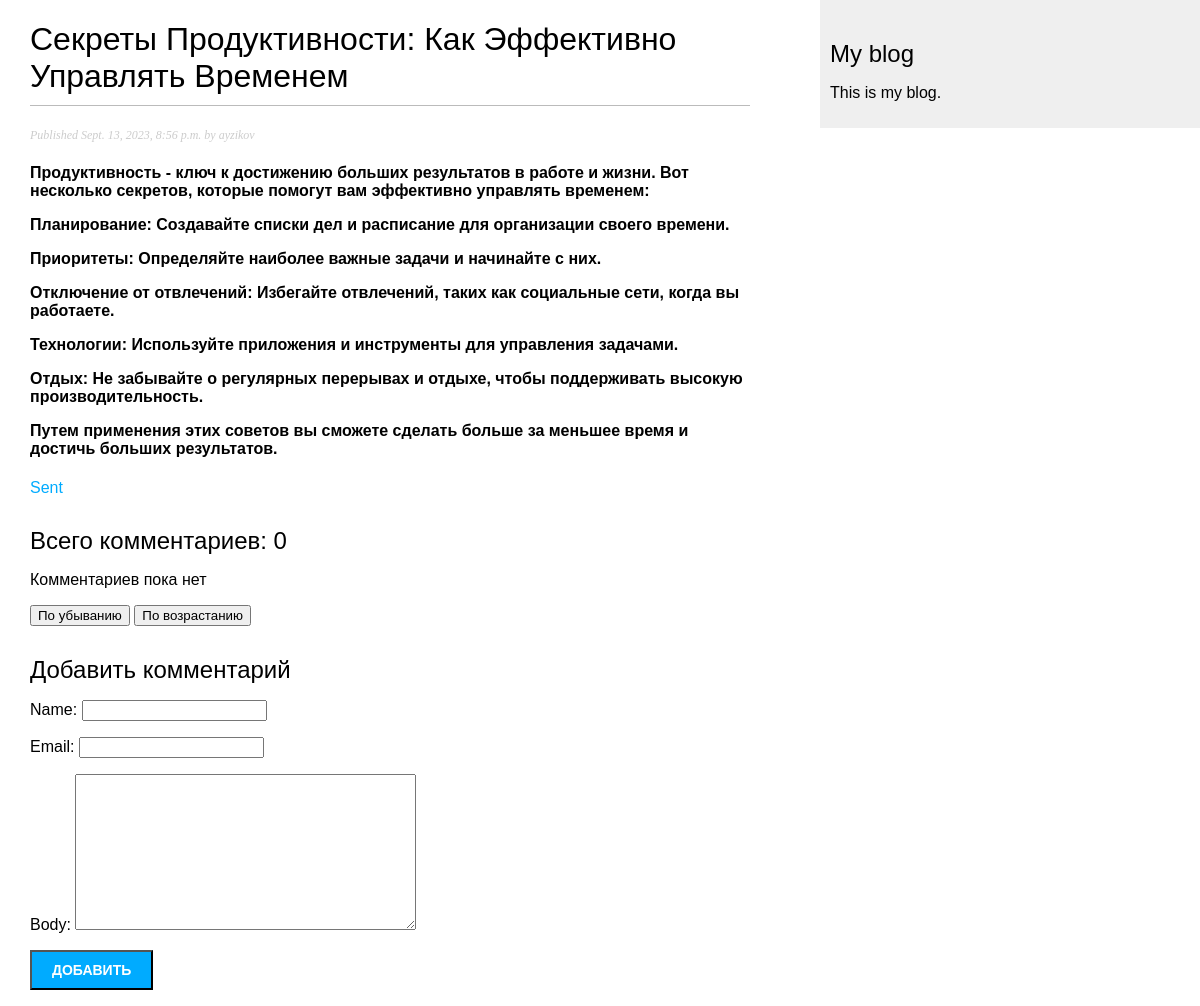
The page /blog/2023/9/13/sekrety-produktivnosti-kak-effektivno-upravlyat-vremenem/ on the database its author committed.
### blog/models.py (models this page shows, shortened)
class Post(models.Model):
    class Meta:
        ordering = ['-publish']
        indexes = [
            models.Index(fields=['-publish'])
        ]
    class Status(models.TextChoices):
        DRAFT = 'DF', 'Draft'
        PUBLISHED = 'PB', 'Published'
    title = models.TextField(max_length=250)
    slug = models.SlugField(max_length=250,
                            unique_for_date='publish')
    author = models.ForeignKey(to=User,
                               on_delete=models.CASCADE,
                               related_name='blog_posts')
    body = models.TextField()
    publish = models.DateTimeField(default=timezone.now())
    created = models.DateTimeField(auto_now_add=True)
    updated = models.DateTimeField(auto_now=True)
    status = models.CharField(max_length=2, choices=Status.choices, default=Status.DRAFT)
    tag = TaggableManager()
    objects = models.Manager()
    published = PostManager()

### blog/views.py (the view)
# urls.py: path('<int:year>/<int:month>/<int:day>/<slug:slug>/', views.detail_post, name='post_detail'),
def detail_post(request: HttpRequest, year, month, day, slug):
    post = get_object_or_404(Post,
                             status=Post.Status.PUBLISHED,
                             publish__year=year,
                             publish__month=month,
                             publish__day=day,
                             slug=slug)
    comment_order = 'created'
    if 'desc' in request.GET:
        comment_order = '-created'
    elif 'asc' in request.GET:
        comment_order = 'created'
    comments = post.comments.filter(active=True).order_by(comment_order)
    form = CommentPostForm()
    return render(request,
                  'blog/post/detail.html',
                  {'post': post, 'comments': comments, 'form': form})

### blog/forms.py
class CommentPostForm(forms.ModelForm):
    class Meta:
        model = Comment
        fields = ['name', 'email', 'body']

### templates/blog/post/detail.html (shortened to what this page needs)
{% extends "blog/base.html" %}
{% block content %}
    <h1>
        {{ post.title }}
    </h1>
    <p class="date">
        Published {{ post.publish }} by {{ post.author }}
    </p>
    <h4>
        {{ post.body|linebreaks }}
    </h4>
    <a href="{% url 'blog:post_share' post.id %}">Sent</a>
    <h2>
        {% with comments.count as total_comments %}
            Всего комментариев: {{ total_comments }}
        {% endwith %}
    </h2>
    {% for comment in comments %}
        <div class="comment">
            <p class="info">
                {{ comment.name }} |
                {{ comment.created }}
            </p>
            {{ comment.body|linebreaks }}
        </div>
    {% empty %}
        <p>Комментариев пока нет</p>
    {% endfor %}
    <form method="get">
        <button name="desc">По убыванию</button>
        <button name="asc">По возрастанию</button>
    </form>
    {% include "blog/post/include/comment_form.html" %}
{% endblock %}

### blog/static/css/blog.css (style rules this page uses)
body { margin: 0; padding: 0; font-family: helvetica, sans-serif; }
a { color: #00abff; text-decoration: none; }
h1 { font-weight: normal; border-bottom: 1px solid #bbb; padding: 0 0 10px 0; }
h2 { font-weight: normal; margin: 30px 0 0; }
p.date { color: #ccc; font-family: georgia, serif; font-size: 12px; font-style: italic; }

### rows shown on the page
Post: title "Секреты Продуктивности: Как Эффективно Управлять Временем", publish "Sept. 13, 2023, 8:56 p.m.", author "ayzikov", body "Продуктивность - ключ к достижению больших результатов в работе и жизни. Вот несколько секретов, которые помогут вам эффективно управлять временем: Планирование: Создавайте списки дел и расписание для организации своего времени. Приоритеты: Определяйте наиболее важные задачи и начинайте с них. Отключение от отвлечений: Избегайте отвлечений, таких как социальные сети, когда вы работаете. Технологии: Используйте приложения и инструменты для управления задачами. Отдых: Не забывайте о регулярных перерывах и отдыхе, чтобы поддерживать высокую производительность. Путем применения этих советов вы сможете сделать больше за меньшее время и достичь больших результатов."

### other values the page prints
{{ total_comments }} "0"
